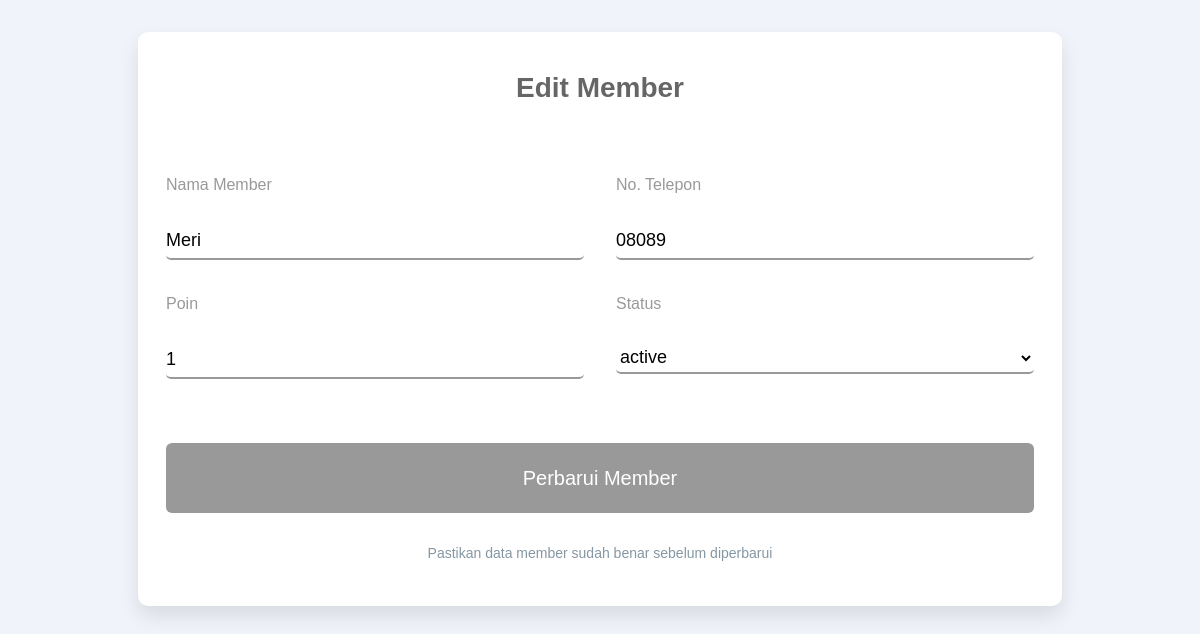
The page /edit-member.php?id=4 on the database its author committed.
### tables this page shows
CREATE TABLE `member` (
  `id` int(11) NOT NULL,
  `name` varchar(100) NOT NULL,
  `phone` varchar(20) NOT NULL,
  `point` int(11) NOT NULL,
  `status` enum('active','non-active') NOT NULL
);

### edit-member.php (the view, shortened to what this page needs)
<?php
include 'connection.php';
$member_id = $_GET['id'];
$sql = "SELECT * FROM member WHERE id = '$member_id'";
$result = mysqli_query($conn, $sql);
$member = mysqli_fetch_assoc($result);
?>
<!DOCTYPE html>
<html lang="en">
<head>
</head>
<body>
<div class="container">
   <div class="card">
        <h2 class="card-heading">Edit Member</h2>
        <form class="card-form" action="" method="POST">
            <div class="input-group">
                <div class="input">
                    <input type="text" name="name" class="input-field" value="<?= $member['name'] ?>" required>
                    <label class="input-label">Nama Member</label>
                </div>
            </div>
            <div class="input-group">
                <div class="input">
                    <input type="text" name="phone" class="input-field" value="<?= $member['phone'] ?>" required>
                    <label class="input-label">No. Telepon</label>
                </div>
            </div>
            <div class="input-group">
                <div class="input">
                    <input type="number" name="point" class="input-field" value="<?= $member['point'] ?>" required>
                    <label class="input-label">Poin</label>
                </div>
            </div>
            <div class="input-group">
                <div class="input">
                    <select name="status" class="input-field" required>
                        <option value="active" <?= $member['status'] == 'active' ? 'selected' : '' ?>>active</option>
                    </select>
                    <label class="input-label">Status</label>
                </div>
            </div>
            <div class="action">
                <button type="submit" name="submit" class="action-button">Perbarui Member</button>
            </div>
        </form>
        <div class="card-info">
            <p>Pastikan data member sudah benar sebelum diperbarui</p>
        </div>
    </div>
</div>
</body>
</html>

### edit-member.php (style rules this page uses)
body { font-family: "DM Sans", sans-serif; line-height: 1.5; background-color: #f1f3fb; padding: 0 2rem; }
input, select { width: 100%; padding: 10px 12px; margin-top: 2px; border: 1px solid #ccc; border-radius: 5px; }
.card { margin: 2rem auto; display: flex; flex-direction: column; width: 100%; max-width: 900px; background-color: #FFF; border-radius: 10px; box-shadow: 0 10px 20px 0 rgba(0, 0, 0, .1); padding: .75rem; }
.card-heading { font-size: 1.75rem; font-weight: 700; color: #666; margin-bottom: 2rem; text-align: center; }
.card-form { padding: 2rem 1rem 0; display: flex; flex-wrap: wrap; gap: 2rem; }
.input-group { flex: 1 1 45%; }
.input { display: flex; flex-direction: column-reverse; position: relative; padding-top: 1.5rem; }
.input-field { border: 0; z-index: 1; background-color: transparent; border-bottom: 2px solid #eee; font: inherit; font-size: 1.125rem; padding: .25rem 0; }
.input-field:focus, .input-field:valid { outline: 0; border-bottom-color: #999; }
.input-field:focus + .input-label, .input-field:valid + .input-label { color: #999; transform: translateY(-1.5rem); }
.action { width: 100%; margin-top: 2rem; }
.action-button { font: inherit; font-size: 1.25rem; padding: 1em; width: 100%; font-weight: 500; background-color: #999; border-radius: 6px; color: #FFF; border: 0; }
.card-info { padding: 1rem 1rem; text-align: center; font-size: .875rem; color: #8597a3; }

### rows shown on the page
member: name "Meri", phone "08089", point "1", status "active"
